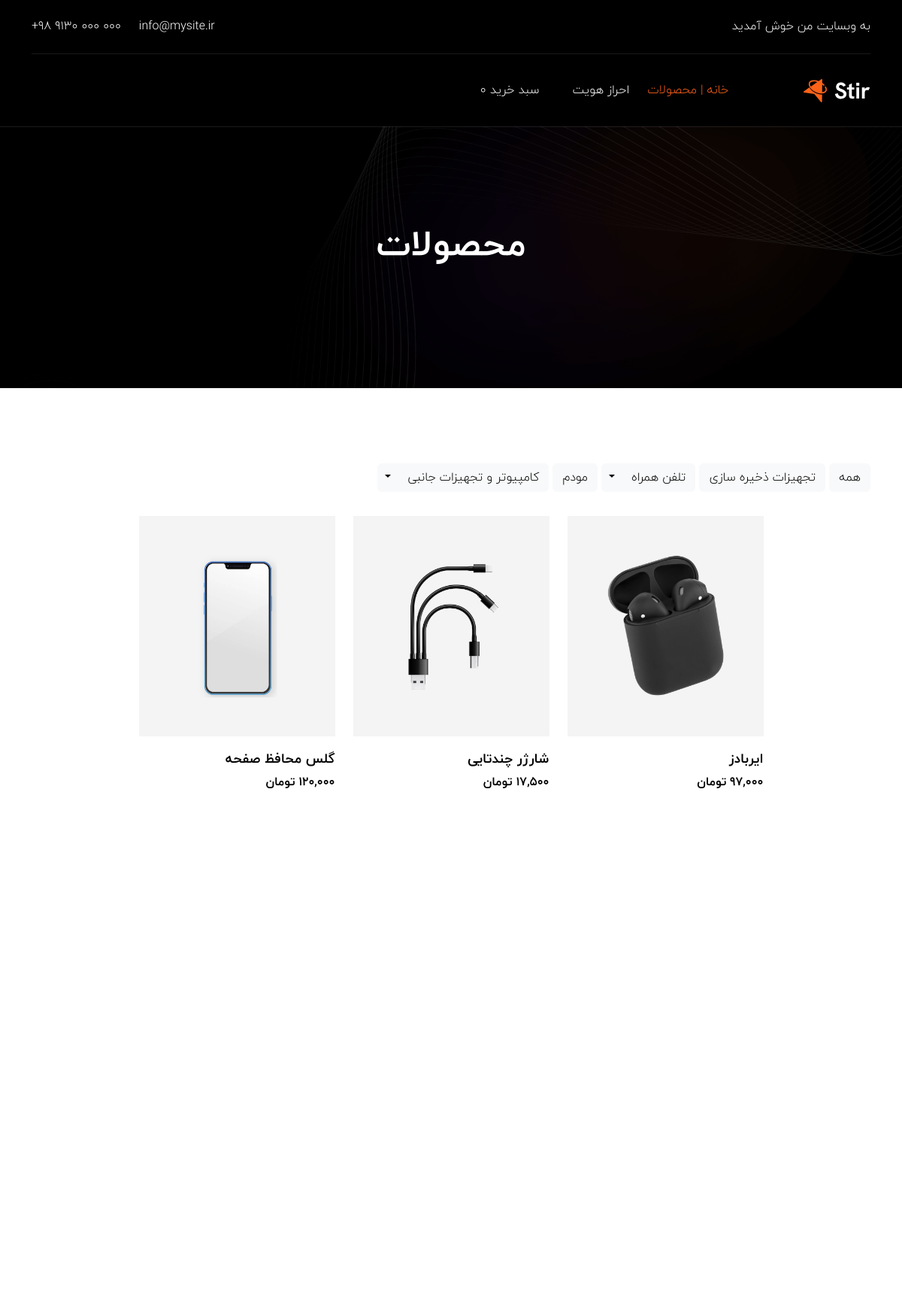
The page /category/mobile-phone/ on the database its author committed.
### home/models.py (models this page shows, shortened)
class Category(models.Model):
    sub_category = models.ForeignKey('self', on_delete=models.CASCADE, related_name='scategory', null=True, blank=True)
    is_sub = models.BooleanField(default=False)
    name = models.CharField(max_length=200)
    slug = models.SlugField(max_length=250, unique=True)
    class Meta:
        ordering = ['name']
        verbose_name = 'category'
        verbose_name_plural = 'categories'
    def get_absolute_url(self):
        return reverse('home:category_filter', args=[self.slug])

class Product(models.Model):
    category = models.ManyToManyField(Category, related_name='products')
    name = models.CharField(max_length=200)
    slug = models.CharField(max_length=250)
    image = models.ImageField(upload_to='products')
    description = models.TextField()
    price = models.IntegerField()
    available = models.BooleanField(default=True)
    created = models.DateTimeField(auto_now_add=True)
    updated = models.DateTimeField(auto_now=True)
    class Meta:
        ordering = ['name']
    def get_absolute_url(self):
        return reverse('home:product_details', args=[self.slug])

### home/views.py (the view)
# urls.py: path('', views.HomeView.as_view(), name='home'),
class HomeView(View):
    def get(self, request, category_slug=None):
        products = Product.objects.filter(available=True)
        categories = Category.objects.filter(is_sub=False)
        if category_slug:
            category_filter = Category.objects.get(slug=category_slug)
            if not category_filter.is_sub:
                sub_categories = category_filter.scategory.all()
                if sub_categories.exists():
                    products = products.filter(category__in=sub_categories)
                else:
                    products = products.filter(category=category_filter)
            else:
                products = products.filter(category=category_filter)
        return render(request, 'home/products.html', {'products':products, 'categories':categories})

### order/context_processors.py (called while the page is built)
def cart_total_quantity(request):
    if request.user.is_authenticated and request.user.profile.active_order:
        return {'cart_total_quantity': len(Cart(request))}
    return {'cart_total_quantity': 0}

### home/templates/home/products.html (shortened to what this page needs)
{% extends "base.html" %}
{% block page_title %}محصولات{% endblock page_title %}
{% block content %}
<div class="products-area ptb-100 bg-white">
    <div class="container">
        <div class="mb-4 pb-2">
            <div class="row">
                <div>
                    <a href="{% url "home:home" %}" class="btn btn-light">همه</a>
                    {% for category in categories %}
                        <div class="btn-group">
                            <a href="{{ category.get_absolute_url }}" class="btn btn-light">{{ category.name }}</a>
                            {% if category.scategory.all %}
                                <button type="button" class="btn btn-light dropdown-toggle dropdown-toggle-split" data-bs-toggle="dropdown" aria-expanded="false"></button>
                            {% endif %}
                        </div>
                    {% endfor %}
                </div>
            </div>
        </div>
        <div class="row justify-content-center" id="Container">
            {% for product in products %}
                <div class="col-lg-3 col-sm-6 mix monitor monitor mobile">
                    <div class="product-single-item">
                        <div class="product-img">
                            <a href="{{ product.get_absolute_url }}" class="d-block"><img src="{{ product.image.url }}"></a>
                        </div>
                        <h3><a href="{{ product.get_absolute_url }}">{{ product.name }}</a></h3>
                        {% load humanize %}
                        <span>{{ product.price|intcomma }} تومان</span>
                    </div>
                </div>
            {% endfor %}
        </div>
    </div>
</div>
{% endblock content %}

### static/css/style.css (style rules this page uses)
body { font-size:16px;font-family:"Hanken Grotesk",sans-serif;color:#666;font-weight:400 }
a { transition:all ease .5s;color:#666 }
button { outline:0 !important;box-shadow:none;border:none;padding:0 }
.h1,.h2,.h3,.h4,.h5,.h6,h1,h2,h3,h4,h5,h6 { color:#030303;font-weight:700 }
img { max-width:100%;height:auto }
.ptb-100 { padding-top:100px;padding-bottom:100px }
.product-single-item { margin-bottom:25px;transition:all ease .5s;overflow:hidden }
.product-single-item .product-img { margin-bottom:20px;position:relative }
.product-single-item h3 { font-size:18px;font-weight:600 }
.product-single-item h3 a { text-decoration:none;color:#030303 }
.product-single-item span { color:#030303;font-weight:600 }

### rows shown on the page
Category: name "تجهیزات ذخیره سازی"
Category: name "تلفن همراه"
Category: name "مودم"
Category: name "کامپیوتر و تجهیزات جانبی"
Product: image (picture), name "ایربادز", price "97,000"
Product: image (picture), name "شارژر چندتایی"
Product: image (picture), name "گلس محافظ صفحه"

### other values the page prints
{{ cart_total_quantity }} "0"
